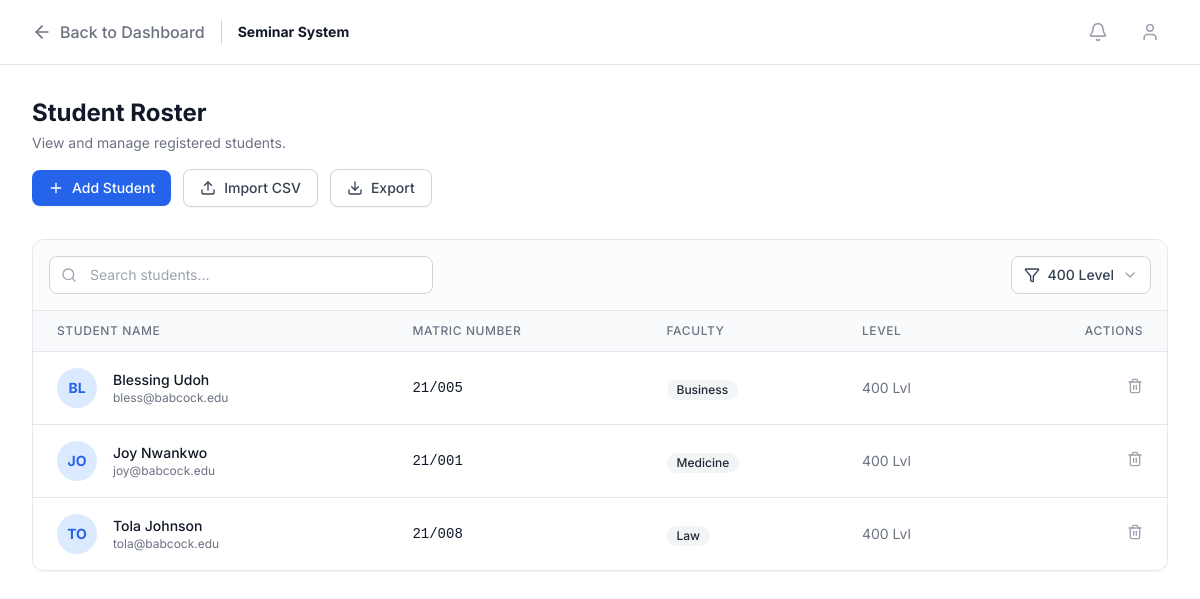
The app's page /roster_view.php?level=400 with its own data.
### tables this page shows
CREATE TABLE `Student` (
  `StudentID` int(10) UNSIGNED NOT NULL,
  `MatricNo` varchar(50) NOT NULL,
  `FullName` varchar(255) NOT NULL,
  `Faculty` varchar(100) NOT NULL,
  `Level` int(11) NOT NULL,
  `Email` varchar(100) DEFAULT NULL,
  `CreatedAt` timestamp NOT NULL DEFAULT current_timestamp()
);

### roster_view.php (the view, shortened to what this page needs)
<?php
$servername = "localhost";
$username = "root";
$password = "";
$dbname = "ChapelSeminarDB";
$conn = new mysqli($servername, $username, $password, $dbname);
$filterLevel = isset($_GET['level']) ? $_GET['level'] : 'All';
$sql = "SELECT * FROM Student";
if ($filterLevel != 'All') {
    $sql .= " WHERE Level = '$filterLevel'";
}
$sql .= " ORDER BY FullName ASC";
$result = $conn->query($sql);
?>
<!DOCTYPE html>
<html lang="en">
<head>
    <script src="https://cdn.tailwindcss.com"></script>
</head>
<body class="text-gray-800">
    <nav class="border-b border-gray-200 bg-white">
        <div class="max-w-7xl mx-auto px-4 sm:px-6 lg:px-8">
            <div class="flex justify-between h-16">
                <div class="flex items-center gap-4">
                    <a href="seminar.html" class="text-gray-500 hover:text-gray-900 font-medium flex items-center gap-2">
                        <i data-lucide="arrow-left" class="w-5 h-5"></i> Back to Dashboard
                    </a>
                    <span class="text-sm font-bold text-gray-900">Seminar System</span>
                </div>
                <div class="flex items-center gap-4">
                    <button class="p-2 text-gray-400 hover:text-gray-600"><i data-lucide="bell" class="w-5 h-5"></i></button>
                    <button class="p-2 text-gray-400 hover:text-gray-600"><i data-lucide="user" class="w-5 h-5"></i></button>
                </div>
            </div>
        </div>
    </nav>
    <main class="max-w-7xl mx-auto px-4 sm:px-6 lg:px-8 py-8">
        <div class="mb-8">
            <h1 class="text-2xl font-bold text-gray-900">Student Roster</h1>
            <p class="text-sm text-gray-500 mt-1 mb-4">View and manage registered students.</p>
            <div class="flex flex-wrap items-center gap-3">
                <a href="roster_add.html" class="inline-flex items-center gap-2 px-4 py-2 bg-blue-600 hover:bg-blue-700 text-white rounded-lg text-sm font-medium shadow-sm transition-colors">
                    <i data-lucide="plus" class="w-4 h-4"></i> Add Student
                </a>
                <form action="roster_view.php" method="POST" enctype="multipart/form-data" id="importForm" class="inline-flex">
                    <button type="button" onclick="document.getElementById('csvInput').click()" class="inline-flex items-center gap-2 px-4 py-2 border border-gray-300 rounded-lg text-sm font-medium text-gray-700 bg-white hover:bg-gray-50 shadow-sm transition-colors">
                        <i data-lucide="upload" class="w-4 h-4"></i> Import CSV
                    </button>
                </form>
                <a href="roster_view.php?action=export" class="inline-flex items-center gap-2 px-4 py-2 border border-gray-300 rounded-lg text-sm font-medium text-gray-700 bg-white hover:bg-gray-50 shadow-sm transition-colors">
                    <i data-lucide="download" class="w-4 h-4"></i> Export
                </a>
            </div>
        </div>
        <div class="bg-white border border-gray-200 rounded-xl shadow-sm overflow-hidden">
            <div class="p-4 border-b border-gray-200 flex flex-col sm:flex-row justify-between items-center gap-4 bg-gray-50/50">
                <div class="relative w-full sm:w-96">
                    <div class="absolute inset-y-0 left-0 pl-3 flex items-center pointer-events-none">
                    </div>
                    <input type="text" id="searchInput" onkeyup="searchTable()" placeholder="Search students..." class="block w-full pl-10 pr-3 py-2 border border-gray-300 rounded-lg bg-white focus:ring-1 focus:ring-blue-500 focus:border-blue-500 sm:text-sm outline-none">
                </div>
                <div class="relative">
                    <button id="filter-btn" class="inline-flex items-center gap-2 px-3 py-2 border border-gray-300 rounded-lg text-sm font-medium text-gray-700 bg-white hover:bg-gray-50">
                        <i data-lucide="filter" class="w-4 h-4"></i>
                        <span id="filter-text"><?php echo ($filterLevel == 'All') ? 'All Levels' : $filterLevel . ' Level'; ?></span>
                        <i data-lucide="chevron-down" class="w-4 h-4 text-gray-400"></i>
                    </button>
                </div>
            </div>
            <div class="overflow-x-auto">
                <table class="min-w-full divide-y divide-gray-200">
                    <thead class="bg-gray-50">
                        <tr>
                            <th class="px-6 py-3 text-left text-xs font-medium text-gray-500 uppercase tracking-wider">Student Name</th>
                            <th class="px-6 py-3 text-left text-xs font-medium text-gray-500 uppercase tracking-wider">Matric Number</th>
                            <th class="px-6 py-3 text-left text-xs font-medium text-gray-500 uppercase tracking-wider">Faculty</th>
                            <th class="px-6 py-3 text-left text-xs font-medium text-gray-500 uppercase tracking-wider">Level</th>
                            <th class="px-6 py-3 text-right text-xs font-medium text-gray-500 uppercase tracking-wider">Actions</th>
                        </tr>
                    </thead>
                    <tbody class="bg-white divide-y divide-gray-200" id="studentTableBody">
                        <?php if ($result->num_rows > 0): ?>
                            <?php while($row = $result->fetch_assoc()): ?>
                            <tr class="hover:bg-gray-50 transition-colors">
                                <td class="px-6 py-4 whitespace-nowrap">
                                    <div class="flex items-center">
                                        <div class="h-10 w-10 flex-shrink-0">
                                            <div class="h-10 w-10 rounded-full bg-blue-100 flex items-center justify-center text-blue-600 font-bold text-sm">
                                                <?php echo strtoupper(substr($row['FullName'], 0, 2)); ?>
                                            </div>
                                        </div>
                                        <div class="ml-4">
                                            <div class="text-sm font-medium text-gray-900"><?php echo htmlspecialchars($row['FullName']); ?></div>
                                            <div class="text-xs text-gray-500"><?php echo htmlspecialchars($row['Email']); ?></div>
                                        </div>
                                    </div>
                                </td>
                                <td class="px-6 py-4 whitespace-nowrap text-sm text-gray-900 font-mono">
                                    <?php echo htmlspecialchars($row['MatricNo']); ?>
                                </td>
                                <td class="px-6 py-4 whitespace-nowrap">
                                    <span class="inline-flex items-center px-2.5 py-0.5 rounded-full text-xs font-medium bg-gray-100 text-gray-800">
                                        <?php echo htmlspecialchars($row['Faculty']); ?>
                                    </span>
                                </td>
                                <td class="px-6 py-4 whitespace-nowrap text-sm text-gray-500">
                                    <?php echo htmlspecialchars($row['Level']); ?> Lvl
                                </td>
                                <td class="px-6 py-4 whitespace-nowrap text-right text-sm font-medium">
                                    <a href="delete_student.php?id=<?php echo $row['StudentID']; ?>"
                                       class="text-gray-400 hover:text-red-600 transition-colors inline-block ml-2"
                                       onclick="return confirm('Delete this student?');">
                                        <i data-lucide="trash-2" class="w-4 h-4"></i>
                                    </a>
                                </td>
                            </tr>
                            <?php endwhile; ?>
                        <?php else: ?>
                            <tr><td colspan="5" class="px-6 py-10 text-center text-gray-500">No students found.</td></tr>
                        <?php endif; ?>
                    </tbody>
                </table>
            </div>
        </div>
    </main>
</body>
</html>

### roster_view.php (style rules this page uses)
body { font-family: 'Inter', sans-serif; background-color: #ffffff; }

### records on screen
student: FullName "BL", FullName "Blessing Udoh", Email "bless@babcock.edu", MatricNo "21/005", Faculty "Business", Level "400"
student: FullName "JO", FullName "Joy Nwankwo", Email "joy@babcock.edu", MatricNo "21/001", Faculty "Medicine", Level "400"
student: FullName "TO", FullName "Tola Johnson", Email "tola@babcock.edu", MatricNo "21/008", Faculty "Law", Level "400"

### other values on screen
$filterLevel "400"
